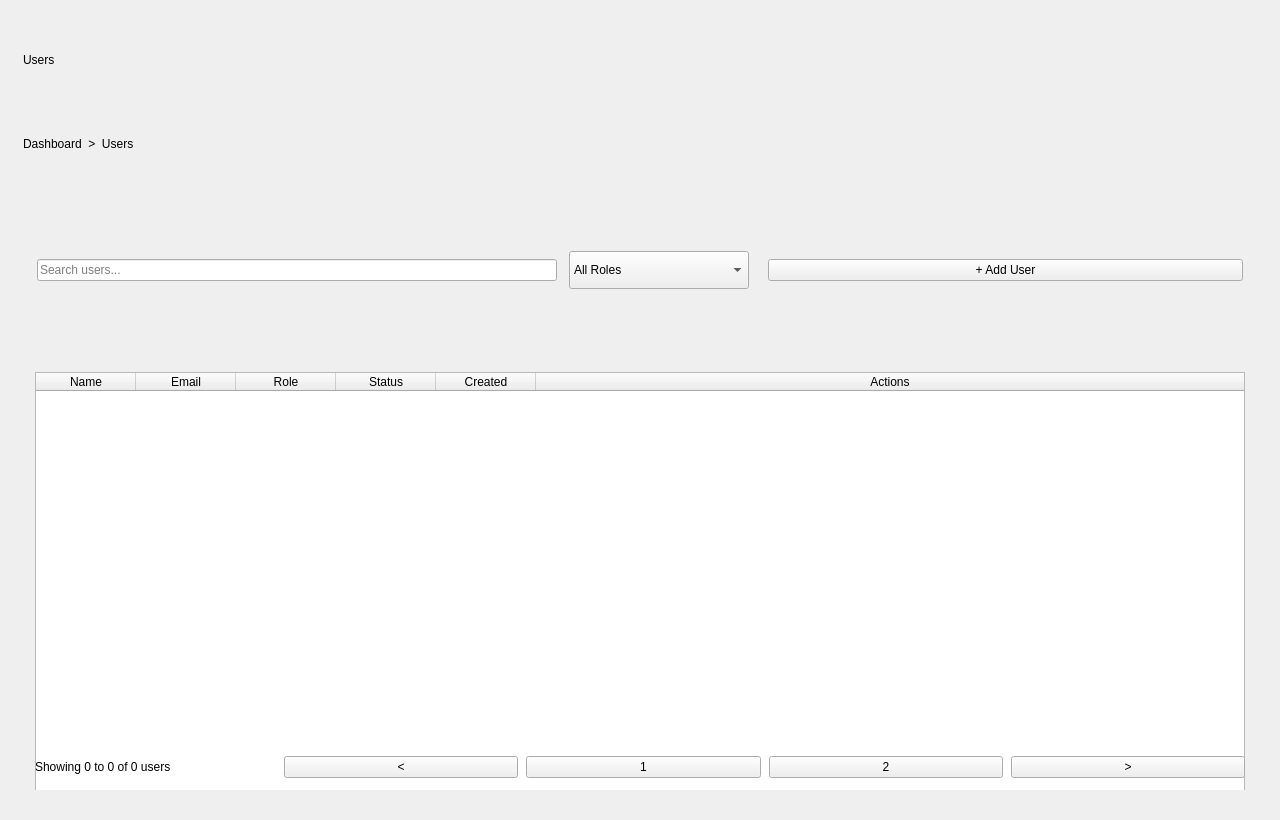
<?xml version="1.0" encoding="UTF-8"?>
<ui version="4.0">
	<class>UsersPageClass</class>

	<widget class="QWidget" name="UsersPageClass">
		<property name="geometry">
			<rect>
				<x>0</x>
				<y>0</y>
				<width>1280</width>
				<height>820</height>
			</rect>
		</property>

		<property name="windowTitle">
			<string>Users</string>
		</property>

		<property name="styleSheet">
			<string notr="true"/>
		</property>

		<layout class="QVBoxLayout" name="rootLayout">
			<property name="leftMargin">
				<number>14</number>
			</property>
			<property name="topMargin">
				<number>14</number>
			</property>
			<property name="rightMargin">
				<number>14</number>
			</property>
			<property name="bottomMargin">
				<number>14</number>
			</property>
			<property name="spacing">
				<number>12</number>
			</property>

			<item>
				<widget class="QWidget" name="pageContainer" native="true">
					<layout class="QVBoxLayout" name="pageLayout">
						<property name="spacing">
							<number>12</number>
						</property>

						<item>
							<layout class="QVBoxLayout" name="titleLayout">
								<item>
									<widget class="QLabel" name="pageTitle">
										<property name="text">
											<string>Users</string>
										</property>
									</widget>
								</item>

								<item>
									<widget class="QLabel" name="breadcrumbLabel">
										<property name="text">
											<string>Dashboard  &gt;  Users</string>
										</property>
									</widget>
								</item>
							</layout>
						</item>

						<item>
							<widget class="QWidget" name="toolbarContainer" native="true">
								<property name="minimumSize">
									<size>
										<width>0</width>
										<height>72</height>
									</size>
								</property>

								<layout class="QHBoxLayout" name="toolbarLayout">
									<property name="leftMargin">
										<number>14</number>
									</property>
									<property name="topMargin">
										<number>12</number>
									</property>
									<property name="rightMargin">
										<number>14</number>
									</property>
									<property name="bottomMargin">
										<number>12</number>
									</property>
									<property name="spacing">
										<number>12</number>
									</property>

									<item>
										<widget class="QWidget" name="searchContainer" native="true">
											<property name="minimumSize">
												<size>
													<width>340</width>
													<height>44</height>
												</size>
											</property>
											<property name="maximumSize">
												<size>
													<width>520</width>
													<height>44</height>
												</size>
											</property>

											<layout class="QHBoxLayout" name="searchLayout">
												<property name="leftMargin">
													<number>0</number>
												</property>
												<property name="topMargin">
													<number>0</number>
												</property>
												<property name="rightMargin">
													<number>0</number>
												</property>
												<property name="bottomMargin">
													<number>0</number>
												</property>
												<property name="spacing">
													<number>8</number>
												</property>

												<item>
													<widget class="QLineEdit" name="searchInput">
														<property name="placeholderText">
															<string>Search users...</string>
														</property>
													</widget>
												</item>
											</layout>
										</widget>
									</item>

									<item>
										<widget class="QComboBox" name="roleFilter">
											<property name="minimumSize">
												<size>
													<width>160</width>
													<height>38</height>
												</size>
											</property>
											<property name="maximumSize">
												<size>
													<width>180</width>
													<height>38</height>
												</size>
											</property>

											<item>
												<property name="text">
													<string>All Roles</string>
												</property>
											</item>

											<item>
												<property name="text">
													<string>ADMIN</string>
												</property>
											</item>

											<item>
												<property name="text">
													<string>WAREHOUSE</string>
												</property>
											</item>

											<item>
												<property name="text">
													<string>TECHNICIAN</string>
												</property>
											</item>
										</widget>
									</item>

									<item>
										<spacer name="toolbarSpacer">
											<property name="orientation">
												<enum>Qt::Horizontal</enum>
											</property>
										</spacer>
									</item>

									<item>
										<widget class="QPushButton" name="addUserButton">
											<property name="text">
												<string>+ Add User</string>
											</property>
										</widget>
									</item>
								</layout>
							</widget>
						</item>

						<item>
							<widget class="QWidget" name="tableCard" native="true">
								<property name="maximumSize">
									<size>
										<width>16777215</width>
										<height>430</height>
									</size>
								</property>

								<layout class="QVBoxLayout" name="tableLayout">
									<property name="leftMargin">
										<number>12</number>
									</property>
									<property name="topMargin">
										<number>12</number>
									</property>
									<property name="rightMargin">
										<number>12</number>
									</property>
									<property name="bottomMargin">
										<number>12</number>
									</property>
									<property name="spacing">
										<number>10</number>
									</property>

									<item>
										<widget class="QTableWidget" name="usersTable">
											<property name="minimumSize">
												<size>
													<width>0</width>
													<height>440</height>
												</size>
											</property>
											<property name="columnCount">
												<number>6</number>
											</property>
											<property name="rowCount">
												<number>0</number>
											</property>
											<property name="selectionBehavior">
												<enum>QAbstractItemView::SelectRows</enum>
											</property>
											<property name="showGrid">
												<bool>false</bool>
											</property>
											<attribute name="horizontalHeaderStretchLastSection">
												<bool>true</bool>
											</attribute>

											<column>
												<property name="text">
													<string>Name</string>
												</property>
											</column>

											<column>
												<property name="text">
													<string>Email</string>
												</property>
											</column>

											<column>
												<property name="text">
													<string>Role</string>
												</property>
											</column>

											<column>
												<property name="text">
													<string>Status</string>
												</property>
											</column>

											<column>
												<property name="text">
													<string>Created</string>
												</property>
											</column>

											<column>
												<property name="text">
													<string>Actions</string>
												</property>
											</column>
										</widget>
									</item>

									<item>
										<widget class="QWidget" name="paginationContainer" native="true">
											<property name="styleSheet">
												<string notr="true"/>
											</property>

											<layout class="QHBoxLayout" name="paginationLayout">
												<property name="leftMargin">
													<number>0</number>
												</property>
												<property name="topMargin">
													<number>0</number>
												</property>
												<property name="rightMargin">
													<number>0</number>
												</property>
												<property name="bottomMargin">
													<number>0</number>
												</property>
												<property name="spacing">
													<number>8</number>
												</property>

												<item>
													<widget class="QLabel" name="paginationLabel">
														<property name="text">
															<string>Showing 0 to 0 of 0 users</string>
														</property>
													</widget>
												</item>

												<item>
													<spacer name="paginationSpacer">
														<property name="orientation">
															<enum>Qt::Horizontal</enum>
														</property>
													</spacer>
												</item>

												<item>
													<widget class="QPushButton" name="pageButton">
														<property name="text">
															<string>&lt;</string>
														</property>
													</widget>
												</item>

												<item>
													<widget class="QPushButton" name="activePageButton">
														<property name="text">
															<string>1</string>
														</property>
													</widget>
												</item>

												<item>
													<widget class="QPushButton" name="pageButton2">
														<property name="text">
															<string>2</string>
														</property>
													</widget>
												</item>

												<item>
													<widget class="QPushButton" name="pageButton3">
														<property name="text">
															<string>&gt;</string>
														</property>
													</widget>
												</item>
											</layout>
										</widget>
									</item>
								</layout>
							</widget>
						</item>

						<item>
							<spacer name="bottomSpacer">
								<property name="orientation">
									<enum>Qt::Vertical</enum>
								</property>
								<property name="sizeType">
									<enum>QSizePolicy::Expanding</enum>
								</property>
							</spacer>
						</item>
					</layout>
				</widget>
			</item>
		</layout>
	</widget>

	<resources/>
	<connections/>
</ui>
